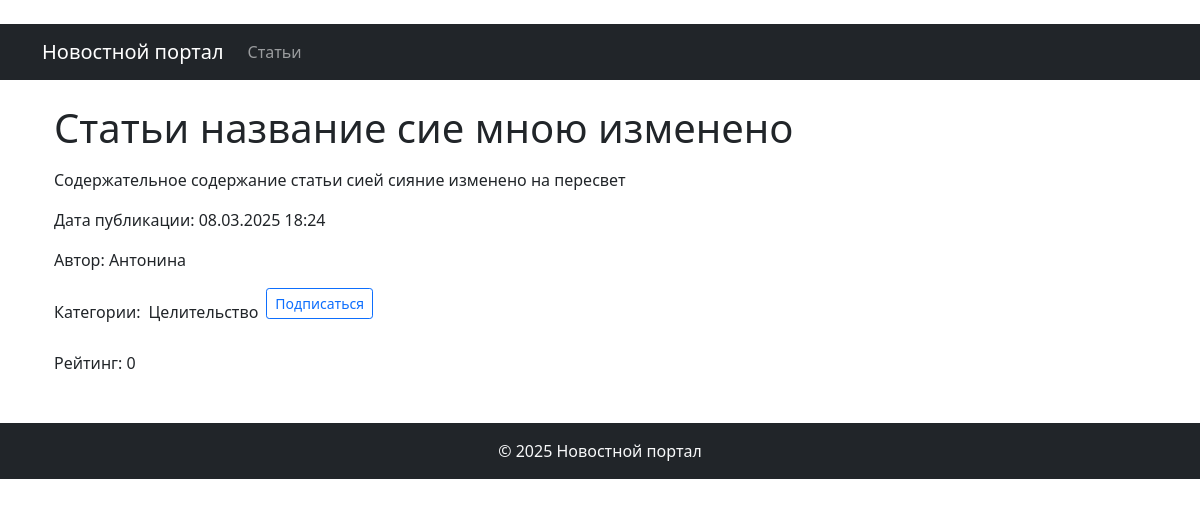
The page /articles/66/ (signed in) on the database its author committed.
### biblio/models.py (models this page shows, shortened)
class Post(models.Model):
    NEWS = 'NW'
    ARTICLE = 'AR'
    POST_TYPES = [
        (NEWS, 'Новость'),
        (ARTICLE, 'Статья')
    ]
    author = models.ForeignKey(Author, on_delete=models.CASCADE)
    post_type = models.CharField(max_length=2, choices=POST_TYPES)
    created_at = models.DateTimeField(auto_now_add=True)
    categories = models.ManyToManyField(Category, through='PostCategory')
    title = models.CharField(max_length=255)
    text = models.TextField()
    rating = models.IntegerField(default=0)

class Author(models.Model):
    user = models.OneToOneField(User, on_delete=models.CASCADE)
    rating = models.IntegerField(default=0)

class Category(models.Model):
    name = models.CharField(max_length=255, unique=True)
    subscribers = models.ManyToManyField(User, blank = True, related_name='categories')

### biblio/views.py (the view)
# urls.py: path('articles/<int:pk>/', ArticlesDetail.as_view(), name='articles_detail'),
class ArticlesDetail(PermissionRequiredMixin, DetailView):
     model = Post
     template_name = 'articles/articles_detail.html'
     context_object_name = 'article'
     permission_required = ('biblio.view_post',)

### biblio/templatetags/custom_filters.py (called while the page is built)
@register.filter()
def censor (value):
    for word in censor_list:
        value = value.replace(word[1:-1], "*" * len(word[1:-1]))
    return value

### templates/articles/articles_detail.html (shortened to what this page needs)
﻿{% extends 'default.html' %}
{% load custom_filters %}
{% block content %}
    <div class="container mt-3">
        <div class="articles-detail">
            <div class="d-flex align-items-center">
                <h1 class="mb-0 me-2">{{ article.title|censor }}</h1>
            </div>
            <div class="post-content mt-3">
                {{ article.text|censor|linebreaks }}
            </div>
            <div class="post-meta mt-3">
                <p>Дата публикации: {{ article.created_at|date:"d.m.Y H:i" }}</p>
                <p>Автор: {{ article.author.user.username }}</p>
                <div class="d-flex align-items-center flex-wrap">
                    <span class="me-2">Категории:</span>
                    {% for category in article.categories.all %}
                    <span class="d-inline-flex align-items-center me-3">
                        {{ category.name }}
                        {% if user.is_authenticated %}
                        <form action="{% url 'biblio:subscribe' category.id %}" method="post" class="ms-2">
                            <button type="submit" class="btn btn-sm {% if user in category.subscribers.all %}btn-outline-danger{% else %}btn-outline-primary{% endif %}">
                                {% if user in category.subscribers.all %}Отписаться{% else %}Подписаться{% endif %}
                            </button>
                        </form>
                        {% endif %}
                    </span>
                    {% endfor %}
                </div>
            </div>
            <div class="post-rating mt-3">
                <p>Рейтинг: {{ article.rating }}</p>
            </div>
        </div>
    </div>
{% endblock content %}

### rows shown on the page
Post: title|censor "Статьи название сие мною изменено", text|censor "Содержательное содержание статьи сией сияние изменено на пересвет", created_at "08.03.2025 18:24", author.user.username "Антонина", rating "0"
Category: name "Целительство", shows "Подписаться"
